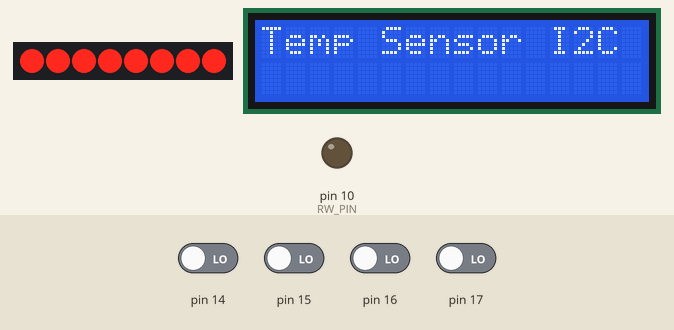
Bench run of a program on a simulated Arduino Uno, built with avr-gcc and run on an emulated ATmega328P. On the bench: 8 port-expander outputs drawn as a row of LEDs (first output left, lit = HIGH), 16×2 character LCD, output pins drawn as LEDs (lit = HIGH). Wiring (inferred from the names in the program): I2C bus: SDA pin 18; SCL pin 19; PCF8574 port expander at I2C address 0x38. Wiring (inferred from the signals the program sends): row of LEDs: on Q0, Q1, Q2, Q3, Q4, Q5, Q6, Q7. The inputs (shaded band) are chosen by the test bench; at power-on: pin 14–17 LOW. Pins used as bus, display or sensor lines are not drawn.

Above: at 0.2 s.
At 1.3 s:
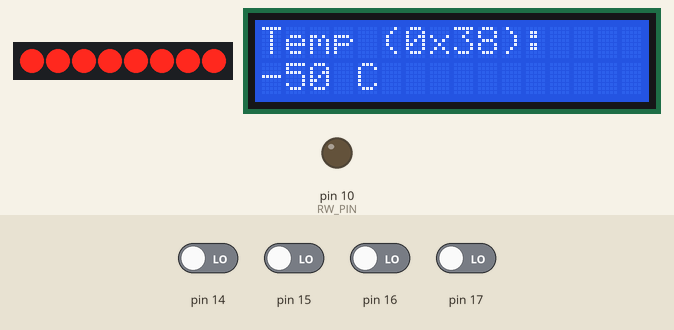

The program:

main.cpp
```cpp
#include <Arduino.h>
#include <LiquidCrystal.h>
#include <avr/io.h>
#include <util/delay.h>

LiquidCrystal lcd(2, 3, 4, 5, 6, 7);

#define SDA_PIN  PC4
#define SCL_PIN  PC5

#define VCC_PIN  PB0
#define GND_PIN  PB1
#define RW_PIN   PB2

#define TEMP_SENSOR_ADDR 0x38

#define SDA_HIGH()  do { DDRC &= ~(1 << SDA_PIN); PORTC |= (1 << SDA_PIN); } while (0)
#define SDA_LOW()   do { DDRC |= (1 << SDA_PIN);  PORTC &= ~(1 << SDA_PIN); } while (0)
#define SCL_HIGH()  do { DDRC &= ~(1 << SCL_PIN); PORTC |= (1 << SCL_PIN); } while (0)
#define SCL_LOW()   do { DDRC |= (1 << SCL_PIN);  PORTC &= ~(1 << SCL_PIN); } while (0)
#define READ_SDA()  ((PINC & (1 << SDA_PIN)) != 0)


void i2c_init() {

    DDRB |= (1 << VCC_PIN) | (1 << GND_PIN) | (1 << RW_PIN);


    PORTB |= (1 << VCC_PIN);
    PORTB &= ~(1 << GND_PIN);
    PORTB &= ~(1 << RW_PIN);


    SDA_HIGH();
    SCL_HIGH();
    _delay_ms(40);
}

void i2c_start() {
    SDA_HIGH(); SCL_HIGH(); _delay_us(4);
    SDA_LOW();  _delay_us(4);
    SCL_LOW();  _delay_us(4);
}

void i2c_stop() {
    SDA_LOW();  _delay_us(4);
    SCL_HIGH(); _delay_us(4);
    SDA_HIGH(); _delay_us(4);
}

uint8_t i2c_write(uint8_t data) {
    for (uint8_t i = 0; i < 8; i++) {
        if (data & 0x80) {
            SDA_HIGH();
        } else {
            SDA_LOW();
        }
        data <<= 1;
        _delay_us(2);
        SCL_HIGH(); _delay_us(2);
        SCL_LOW();  _delay_us(2);
    }
    SDA_HIGH(); _delay_us(2);
    SCL_HIGH(); _delay_us(2);
    uint8_t ack = (READ_SDA() == 0);
    SCL_LOW();  _delay_us(2);
    return ack;
}

uint8_t i2c_read_ack() {
    uint8_t data = 0;
    SDA_HIGH();
    for (uint8_t i = 0; i < 8; i++) {
        data <<= 1;
        SCL_HIGH(); _delay_us(2);
        if (READ_SDA()) data |= 1;
        SCL_LOW();  _delay_us(2);
    }
    SDA_LOW();  _delay_us(2);
    SCL_HIGH(); _delay_us(2);
    SCL_LOW();  _delay_us(2);
    return data;
}

uint8_t i2c_read_nack() {
    uint8_t data = 0;
    SDA_HIGH();
    for (uint8_t i = 0; i < 8; i++) {
        data <<= 1;
        SCL_HIGH(); _delay_us(2);
        if (READ_SDA()) data |= 1;
        SCL_LOW();  _delay_us(2);
    }
    SDA_HIGH(); _delay_us(2);
    SCL_HIGH(); _delay_us(2);
    SCL_LOW();  _delay_us(2);
    return data;
}

bool init_temperature_sensor() {
    i2c_start();
    bool acknowledged = i2c_write(TEMP_SENSOR_ADDR << 1);
    acknowledged = i2c_write(0xE1) && acknowledged;
    acknowledged = i2c_write(0x08) && acknowledged;
    acknowledged = i2c_write(0x00) && acknowledged;
    i2c_stop();
    _delay_ms(10);
    return acknowledged;
}

int16_t read_temperature_sensor() {
    i2c_start();
    bool acknowledged = i2c_write(TEMP_SENSOR_ADDR << 1);
    acknowledged = i2c_write(0xAC) && acknowledged;
    acknowledged = i2c_write(0x33) && acknowledged;
    acknowledged = i2c_write(0x00) && acknowledged;
    i2c_stop();

    if (!acknowledged) {
        return -127;
    }

    _delay_ms(80);

    i2c_start();
    if (!i2c_write((TEMP_SENSOR_ADDR << 1) | 1)) {
        i2c_stop();
        return -127;
    }

    uint8_t state = i2c_read_ack();
    i2c_read_ack();
    i2c_read_ack();
    uint8_t data3 = i2c_read_ack();
    uint8_t data4 = i2c_read_ack();
    uint8_t data5 = i2c_read_nack();
    i2c_stop();

    if (state & 0x80) {
        return -127;
    }

    uint32_t raw_temp = (((uint32_t)(data3 & 0x0F)) << 16) | (((uint32_t)data4) << 8) | data5;
    int16_t temp_c = (int16_t)((raw_temp * 200UL) / 1048576UL) - 50;

    return temp_c;
}


void setup() {
    i2c_init();
    init_temperature_sensor();

    lcd.begin(16, 2);
    lcd.print("Temp Sensor I2C");
    delay(1000);
    lcd.clear();
}

void loop() {
    int16_t temp = read_temperature_sensor();

    lcd.setCursor(0, 0);
    lcd.print("Temp (0x38):");

    lcd.setCursor(0, 1);
    lcd.print("     ");
    lcd.setCursor(0, 1);
    if (temp == -127) {
        lcd.print("Sensor error");
    } else {
        lcd.print(temp);
        lcd.print(" C");
    }

    delay(1000);
}
```

Measured:
- what the display in image 0 shows lasts 1.0 s, from 0.1 s to 1.1 s
